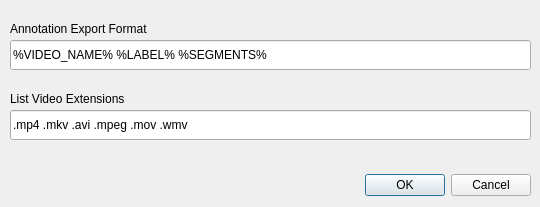
<?xml version="1.0" encoding="UTF-8"?>
<ui version="4.0">
 <class>SettingsDialog</class>
 <widget class="QDialog" name="SettingsDialog">
  <property name="geometry">
   <rect>
    <x>0</x>
    <y>0</y>
    <width>540</width>
    <height>207</height>
   </rect>
  </property>
  <property name="sizePolicy">
   <sizepolicy hsizetype="Fixed" vsizetype="Preferred">
    <horstretch>0</horstretch>
    <verstretch>0</verstretch>
   </sizepolicy>
  </property>
  <property name="windowTitle">
   <string>Dialog</string>
  </property>
  <property name="toolTip">
   <string/>
  </property>
  <widget class="QDialogButtonBox" name="buttonBox">
   <property name="geometry">
    <rect>
     <x>10</x>
     <y>170</y>
     <width>521</width>
     <height>31</height>
    </rect>
   </property>
   <property name="orientation">
    <enum>Qt::Horizontal</enum>
   </property>
   <property name="standardButtons">
    <set>QDialogButtonBox::Cancel|QDialogButtonBox::Ok</set>
   </property>
   <property name="centerButtons">
    <bool>false</bool>
   </property>
  </widget>
  <widget class="QLineEdit" name="annFormatEdit">
   <property name="geometry">
    <rect>
     <x>10</x>
     <y>40</y>
     <width>521</width>
     <height>30</height>
    </rect>
   </property>
   <property name="text">
    <string>%VIDEO_NAME% %LABEL% %SEGMENTS%</string>
   </property>
  </widget>
  <widget class="QLabel" name="label">
   <property name="geometry">
    <rect>
     <x>10</x>
     <y>20</y>
     <width>211</width>
     <height>18</height>
    </rect>
   </property>
   <property name="text">
    <string>Annotation Export Format</string>
   </property>
  </widget>
  <widget class="QLabel" name="label_2">
   <property name="geometry">
    <rect>
     <x>10</x>
     <y>90</y>
     <width>171</width>
     <height>18</height>
    </rect>
   </property>
   <property name="text">
    <string>List Video Extensions</string>
   </property>
  </widget>
  <widget class="QLineEdit" name="videoExtEdit">
   <property name="geometry">
    <rect>
     <x>10</x>
     <y>110</y>
     <width>521</width>
     <height>30</height>
    </rect>
   </property>
   <property name="text">
    <string>.mp4 .mkv .avi .mpeg .mov .wmv</string>
   </property>
  </widget>
 </widget>
 <resources/>
 <connections>
  <connection>
   <sender>buttonBox</sender>
   <signal>accepted()</signal>
   <receiver>SettingsDialog</receiver>
   <slot>accept()</slot>
   <hints>
    <hint type="sourcelabel">
     <x>248</x>
     <y>254</y>
    </hint>
    <hint type="destinationlabel">
     <x>157</x>
     <y>274</y>
    </hint>
   </hints>
  </connection>
  <connection>
   <sender>buttonBox</sender>
   <signal>rejected()</signal>
   <receiver>SettingsDialog</receiver>
   <slot>reject()</slot>
   <hints>
    <hint type="sourcelabel">
     <x>316</x>
     <y>260</y>
    </hint>
    <hint type="destinationlabel">
     <x>286</x>
     <y>274</y>
    </hint>
   </hints>
  </connection>
 </connections>
</ui>
